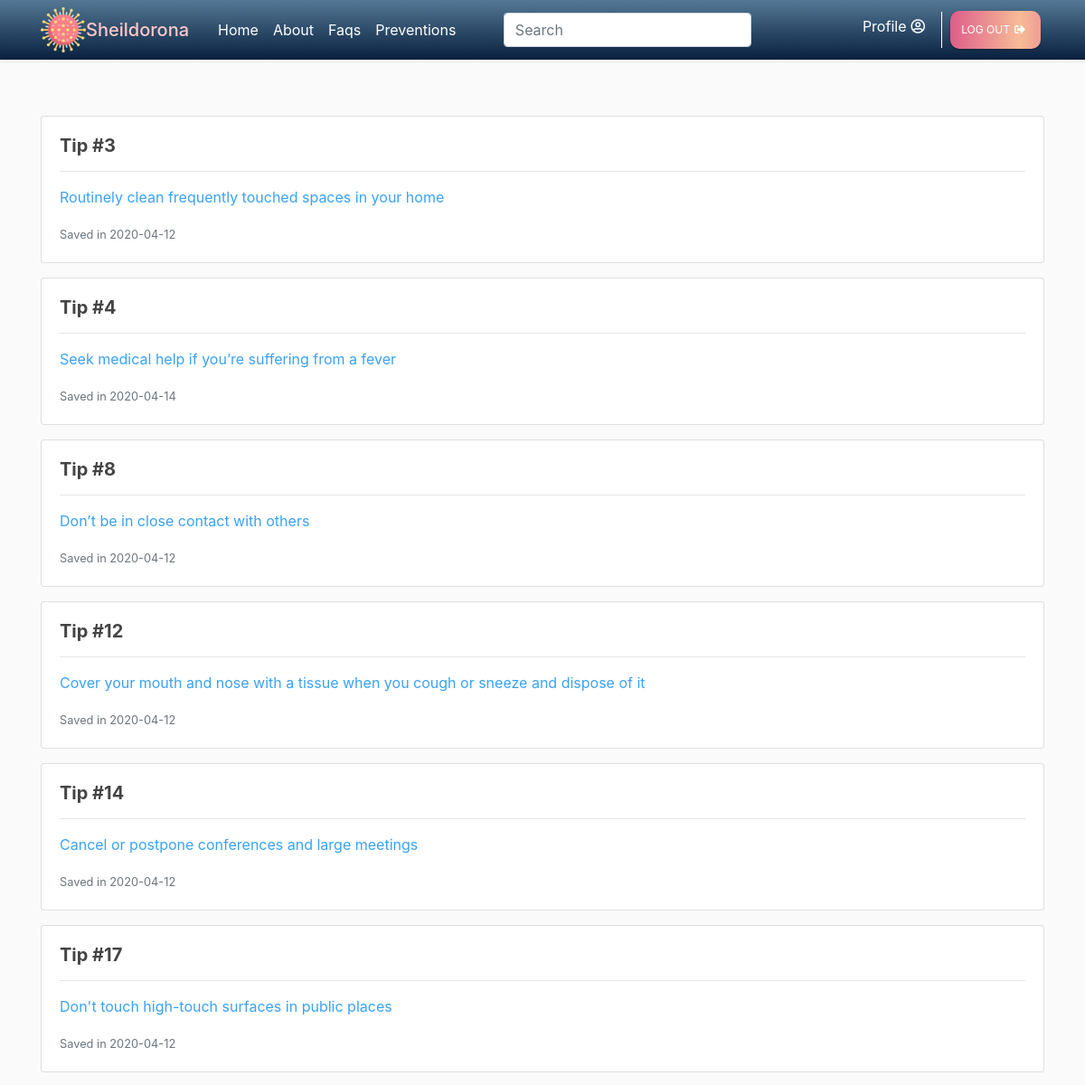
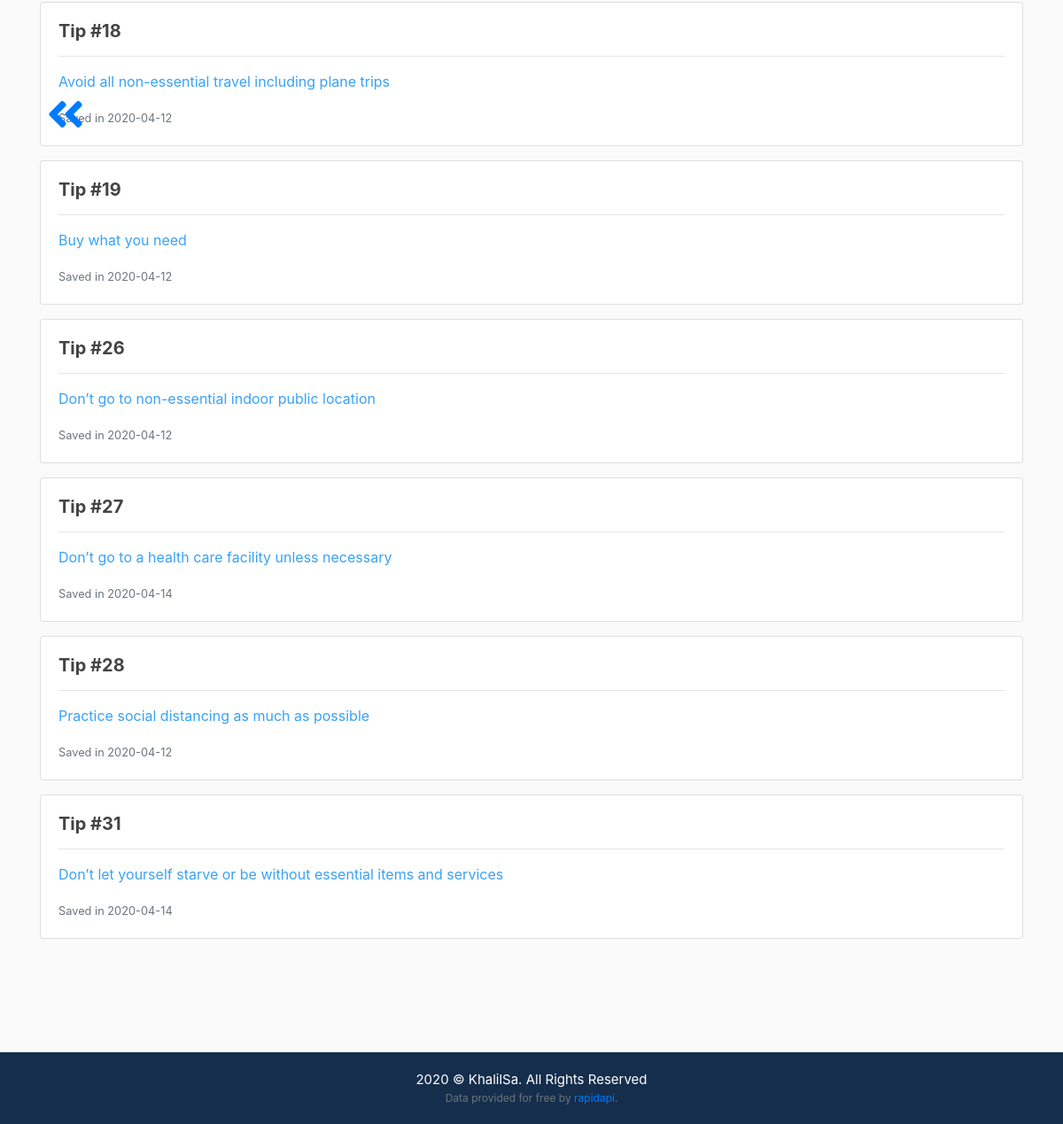
/tips (signed in), run on the app's committed database (2 pictures, top to bottom).
### tables this page shows
CREATE TABLE 'user_tips' ('user_id' INTEGER NOT NULL, 'tip_id' INTEGER NOT NULL,'date' date NOT NULL DEFAULT CURRENT_DATE  ,
                          FOREIGN KEY (user_id) REFERENCES users(id),
                          FOREIGN KEY (tip_id) REFERENCES tips(id));

CREATE TABLE 'tips' ('id' integer PRIMARY KEY AUTOINCREMENT NOT NULL, 'tip' text NOT NULL);

### app.py (the view, shortened to what this page needs)
@app.route("/tips", methods=["GET", "POST"])
@login_required
def tips():
    db = None
    db = SQL("sqlite:///covid19.db")
    if request.method == "GET":
        rows = db.execute("SELECT tip_id, tip, date FROM 'user_tips' \
                           JOIN 'users' ON user_tips.user_id = users.id \
                           JOIN 'tips' ON user_tips.tip_id = tips.id \
                           WHERE users.id = :id ORDER BY tip_id", id=session["user_id"])
        return render_template("tips.html", rows=rows)
    return apology("Request method is not supported")

### app.py (called while the page is built)
@app.after_request
def after_request(response):
    response.headers["Cache-Control"] = "no-cache, no-store, must-revalidate"
    response.headers["Expires"] = 0
    response.headers["Pragma"] = "no-cache"
    return response

### helpers.py (called while the page is built)
def login_required(f):
    @wraps(f)
    def decorated_function(*args, **kwargs):
        if session.get("user_id") is None:
            return redirect("/login")
        return f(*args, **kwargs)
    return decorated_function

### templates/tips.html (shortened to what this page needs)
{% extends "layout.html" %}
{% block main %}
    {% for row in rows %}
    <div class="card my-3">
      <div class="card-body">
        <h5 class="card-title"><strong>Tip #{{ row["tip_id"] }}</strong></h5>
        <hr>
        <p class="card-text" style="color: #2196f3e3">{{ row["tip"] }}</p>
        <p class="card-text"><small class="text-muted">Saved in {{ row["date"] }}</small></p>
      </div>
    </div>
    {% endfor %}
    <div id="prev" class="flip" data-toggle="tooltip" data-placement="bottom" title="Go to profile page">
      <a href="/profile"><i class="fas fa-angle-double-right fa-3x"></i></a>
    </div>
{% endblock %}

### templates/layout.html (shortened to what this page needs)
<!DOCTYPE html>
<html lang="en">
    <head>
        <link href="https://maxcdn.bootstrapcdn.com/bootstrap/4.1.3/css/bootstrap.min.css" rel="stylesheet">
        <link href="https://maxcdn.bootstrapcdn.com/font-awesome/4.5.0/css/font-awesome.min.css" rel="stylesheet">
        <link rel="stylesheet" href="https://use.fontawesome.com/releases/v5.7.0/css/all.css">
        <link href="/static/scss/styles.css" rel="stylesheet">
        <link href="/static/css/style03.css" rel="stylesheet">
        <link href="/static/css/style3.css" rel="stylesheet">
        <link href="/static/css/buttons.css" rel="stylesheet">
        <link href="/static/css/custyle.css" rel="stylesheet">
    </head>
    <body>
        <div id="wrapper">
          <header class="site-header">
            {% if active_page == 'home' %}
              <nav class="navbar navbar-expand-md navbar-dark nav-transparent fixed-top shadow-white" id="home-bar">
            {% else %}
              <nav class="navbar navbar-expand-md navbar-dark bg-grad fixed-top shadow-sm">
            {% endif %}
                <div class="container animated">
                  <a href="/quiz" data-toggle="tooltip" data-placement="right" title="Go to quiz page">
                    <img src="../static/assets/corona.png" class="rounded float-left animated" alt="logo">
                  </a>
                  <a class="navbar-brand mr-4 animated" href="/">Sheildorona</a>
                  <div class="collapse navbar-collapse animated" id="navbarToggle">
                    <div class="navbar-nav mr-auto">
                      <a class="nav-item nav-link" href="/#">Home</a>
                      <a class="nav-item nav-link" href="/#about">About</a>
                      <a class="nav-item nav-link" href="/#faqs">Faqs</a>
                      <a class="nav-item nav-link" href="/#preventions">Preventions</a>
                    </div>
                    {% if session.user_id %}
                      <div class="navbar-nav mr-auto">
                        <form class="form-inline" action="{{ url_for('search') }}" method="post">
                          <input autocomplate="off" class="form-control mr-sm-2" type="text" placeholder="Search"
                            aria-label="Search" name="country">
                          <button class="searchbox-icon" type="submit"></button>
                        </form>
                      </div>
                      <div class="navbar-nav ml-auto">
                          <a class="nav-item nav-link p-2 animated" href="/profile">Profile<i class="far fa-user-circle"></i></a>
                          <a class="nav-item nav-link nav-btn gradient-button-1 animated" href="/logout">Log Out<i class="fas fa-sign-out-alt"></i></a>
                      </div>
                    {% else %}
                    <div class="navbar-nav animated">
                      <a class="nav-item nav-link nav-btn gradient-button-3 animated" href="/login">Login</a>
                      <a class="nav-item nav-link nav-btn gradient-button-1 animated" href="/register">Register</a>
                    </div>
                    {% endif %}
                  </div>
                </div>
              </nav>
        </header>
        {% block body %}
        <main class="container mt-r p5">
            {% block main %}
            {% endblock %}
        </main>
        {% endblock %}
        <footer class="footer animated" style="padding-top: 20px; padding-bottom: 20px;">
          <div class="footer-alt text-center animated">
              <p class="mb-0">2020 © KhalilSa. All Rights Reserved</p>
          </div>
          <div class="small text-center text-muted animated">
              Data provided for free by <a href="https://rapidapi.com/KishCom/api/covid-19-coronavirus-statistics">rapidapi</a>.
          </div>
        </footer>
      </div>
    </body>
</html>

### static/css/style03.css (style rules this page uses)
.footer div p { color: #fff !important; }
body { color: #212529; height: 100%; margin: 0; }
main { min-height: calc(100vh - 300px); }
footer { clear: both; }
.footer { background-color: #142e4c; font-size: 15px; }

### static/css/style3.css (style rules this page uses)
a { text-decoration: none; cursor: pointer; }
a > i { padding: 5px; }

### static/css/buttons.css (style rules this page uses)
.gradient-button-1 { background-image: linear-gradient(to right, #DD5E89 0%, #F7BB97 51%, #DD5E89 100%) }

### static/css/custyle.css (style rules this page uses)
html, body { background: #fafafa; color: #333333; font-family: -apple-system, BlinkMacSystemFont, “Segoe UI”, “Roboto”, “Oxygen”, “Ubuntu”, “Cantarell”, “Fira Sans”, “Droid Sans”, “Helvetica Neue”, sans-serif; overflow-x: hidden; }
h1, h2, h3, h4, h5, h6 { color: #444444; }
.mt-r { margin-top: 8rem !important; margin-bottom: 8rem !important; }
.bg-grad { background-image: linear-gradient(to top, #09203f 0%, #537895 100%); }
.navbar-brand { color: #ffc8c8 !important; font-weight: 500; }
.site-header .navbar-nav .nav-link { color: white; transition: all .3s ease; }
.site-header .container a>img { height: 50px!important; width: 50px!important; }
.searchbox-icon { background: url('../assets/icnsearch.svg') no-repeat; right: 34px; top: 0px; display: inline-block; height: 18px; position: relative; width: 18px; color: #767676; cursor: pointer; border: none; transition: all .3s ease; }
.animated { -webkit-transition: all 0.5s; -moz-transition: all 0.5s; -o-transition: all 0.5s; transition: all 0.5s; }
.flip { -webkit-transform: scaleX(-1); transform: scaleX(-1); }
.nav-btn { margin: 4px; font-size: 12px; padding: 10px; text-align: center; text-transform: uppercase; transition: 0.5s; background-size: 150% auto; color: #FFF; box-shadow: 0 0 20px #eee; border-radius: 10px; width: 100px; box-shadow: 0 1px 3px rgba(0,0,0,0.12), 0 1px 2px rgba(0,0,0,0.24); transition: all 0.3s cubic-bezier(.25,.8,.25,1); cursor: pointer; display: inline-block; border-radius: 10px; }
#wrapper { display: none; }
#prev { display: inline-block; position: absolute; top: 52%; left: 2rem; margin: 1rem; color: #3b4e66; }

### data on the page
user_tips: tip_id "3", tip "Routinely clean frequently touched spaces in your home", date "2020-04-12"
user_tips: tip_id "4", tip "Seek medical help if you’re suffering from a fever", date "2020-04-14"
user_tips: tip_id "8", tip "Don’t be in close contact with others", date "2020-04-12"
user_tips: tip_id "12", tip "Cover your mouth and nose with a tissue when you cough or sneeze and dispose of it", date "2020-04-12"
user_tips: tip_id "14", tip "Cancel or postpone conferences and large meetings", date "2020-04-12"
user_tips: tip_id "17", tip "Don't touch high-touch surfaces in public places", date "2020-04-12"
user_tips: tip_id "18", tip "Avoid all non-essential travel including plane trips", date "2020-04-12"
user_tips: tip_id "19", tip "Buy what you need", date "2020-04-12"
user_tips: tip_id "26", tip "Don’t go to non-essential indoor public location", date "2020-04-12"
user_tips: tip_id "27", tip "Don’t go to a health care facility unless necessary", date "2020-04-14"
user_tips: tip_id "28", tip "Practice social distancing as much as possible", date "2020-04-12"
user_tips: tip_id "31", tip "Don’t let yourself starve or be without essential items and services", date "2020-04-14"
